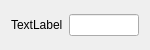
<?xml version="1.0" encoding="UTF-8"?>
<ui version="4.0">
 <class>ValueWidget</class>
 <widget class="QWidget" name="ValueWidget">
  <property name="geometry">
   <rect>
    <x>0</x>
    <y>0</y>
    <width>150</width>
    <height>50</height>
   </rect>
  </property>
  <property name="windowTitle">
   <string>Form</string>
  </property>
  <layout class="QHBoxLayout" name="horizontalLayout">
   <item>
    <widget class="QLabel" name="label">
     <property name="text">
      <string>TextLabel</string>
     </property>
    </widget>
   </item>
   <item>
    <widget class="QLineEdit" name="valueEdit"/>
   </item>
  </layout>
 </widget>
 <resources/>
 <connections/>
</ui>
